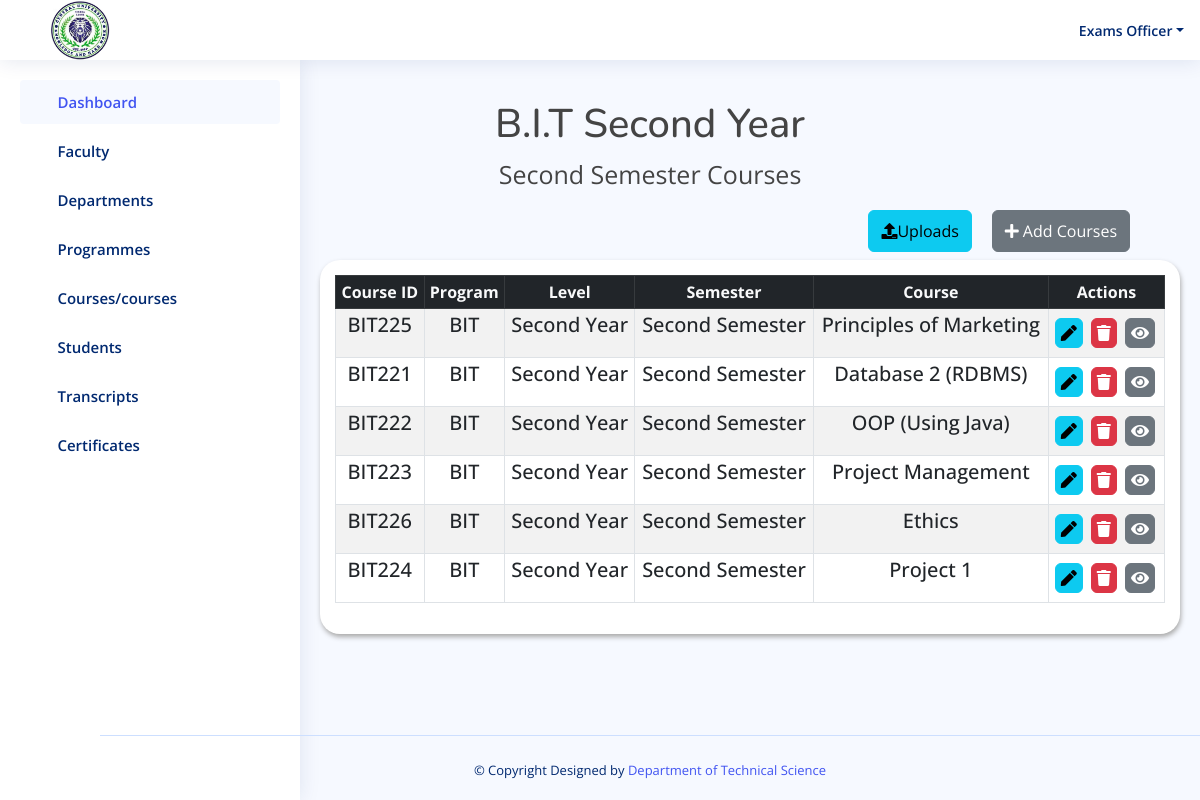
/result/bit_year2_second_semester/ (signed in), run on the app's committed database.
### result/models.py (models this page shows, shortened)
class bit_year2_semester2(models.Model):
    code = models.CharField(max_length=50, default='')
    program = models.ForeignKey(Program, on_delete=models.CASCADE)
    level = models.CharField(max_length=20, choices=YEAR2_LEVEL2)
    semester = models.CharField(max_length=20,choices=YEAR2_SEMESTER2)
    course = models.CharField(max_length=50)

class Program(models.Model):
    program = models.CharField(max_length=100)
    department = models.ForeignKey(Department, on_delete=models.CASCADE)
    def __str__(self):
        return self.program

### result/views.py (the view)
# urls.py: path('bit_year2_second_semester/', views.bit_year2_second_semester, name='bit_year2_second_semester'),
@login_required(login_url='login')
def bit_year2_second_semester(request):
    bit_yr2_sem2 = bit_year2_semester2.objects.all()
    if request.method == 'POST':
        form = BitCourseForm4(request.POST)
        if form.is_valid():
            course = form.cleaned_data['course']
            if bit_year2_semester2.objects.filter(course=course).exists():
                messages.error(request, f"'{course}' already exists!")
                return redirect('bit_year2_second_semester')  # Redirect back to the faculty page without saving the form
            form.save()
            messages.success(request, "Course has been added!")
            return redirect('bit_year2_second_semester')
    else:
        form = BitCourseForm4()
    return render(request, 'result/bit_year2_second_semester.html', {'bit_yr2_sem2': bit_yr2_sem2, 'form': form})

### templates/result/bit_year2_second_semester.html (shortened to what this page needs)
{% load static %}
<!DOCTYPE html>
<html lang="en">
<head>
  <link href="https://cdn.datatables.net/v/bs5/jszip-2.5.0/dt-1.13.4/b-2.3.6/b-html5-2.3.6/b-print-2.3.6/datatables.min.css" rel="stylesheet"/>
   <link rel="stylesheet" href="https://cdnjs.cloudflare.com/ajax/libs/font-awesome/5.15.4/css/all.min.css" />
  <link href="{% static 'assets/vendor/bootstrap/css/bootstrap.min.css' %}" rel="stylesheet">
  <link href="{% static 'assets/vendor/bootstrap-icons/bootstrap-icons.css' %}" rel="stylesheet">
  <link href="{% static 'assets/vendor/boxicons/css/boxicons.min.css' %}" rel="stylesheet">
  <link href="{% static 'assets/vendor/quill/quill.snow.css' %}" rel="stylesheet">
  <link href="{% static 'assets/vendor/quill/quill.bubble.css' %}" rel="stylesheet">
  <link href="{% static 'assets/vendor/remixicon/remixicon.css' %}" rel="stylesheet">
  <link href="{% static 'assets/vendor/simple-datatables/style.css' %}" rel="stylesheet">
  <link href="{% static 'assets/style.css'%}" rel="stylesheet">
  <link rel="stylesheet" href="{% static 'assets/css/result.css' %}">
</head>
<body>
 <header id="header" class="header fixed-top d-flex align-items-center">
  <div class="d-flex align-items-center justify-content-between">
    <img style="width: 60px; margin-left: -250px; margin-right: 50px; margin-top: 30px; margin-bottom:30px;"  src="{% static 'assets/img/cusl.jpeg' %}" alt="">
    <i class="bi bi-list toggle-sidebar-btn"></i>
  </div>
  <nav class="header-nav ms-auto">
    <ul class="d-flex align-items-center">
      <li class="nav-item dropdown pe-3">
        <a class="nav-link nav-profile d-flex align-items-center pe-0" href="#" data-bs-toggle="dropdown">
          <span class="d-none d-md-block dropdown-toggle ps-2">Exams Officer</span>
        </a>
      </li>
    </ul>
  </nav>
</header>
 <aside id="sidebar" class="sidebar">
  <ul class="sidebar-nav" id="sidebar-nav">
    <li class="nav-item">
      <a class="nav-link " href="{% url 'admin1' %}">
        <i class="bi bi-grid"></i>
        <span>Dashboard</span>
      </a>
    </li>
    <li class="nav-item">
      <a class="nav-link collapsed" data-bs-target="#components-nav" data-bs-toggle="collapse" href="#">
        <i class="bi bi-menu-button-wide"></i><span>Faculty</span><i class="bi bi-chevron-down ms-auto"></i>
      </a>
    </li>
    <li class="nav-item">
      <a class="nav-link collapsed" data-bs-target="#forms-nav" data-bs-toggle="collapse" href="#">
        <i class="bi bi-journal-text"></i><span>Departments</span><i class="bi bi-chevron-down ms-auto"></i>
      </a>
    </li>
    <li class="nav-item">
      <a class="nav-link collapsed" data-bs-target="#tables-nav" data-bs-toggle="collapse" href="#">
        <i class="bi bi-layout-text-window-reverse"></i><span>Programmes</span><i class="bi bi-chevron-down ms-auto"></i>
      </a>
    </li>
    <li class="nav-item">
      <a class="nav-link collapsed" data-bs-target="#charts-nav" data-bs-toggle="collapse" href="#">
        <i class="bi bi-bar-chart"></i><span>Courses/courses</span><i class="bi bi-chevron-down ms-auto"></i>
      </a>
    </li>
    <li class="nav-item">
      <a class="nav-link collapsed" data-bs-target="#icon-nav" data-bs-toggle="collapse" href="#">
        <i class="bi bi-person"></i><span>Students</span><i class="bi bi-chevron-down ms-auto"></i>
      </a>
    </li>
    <li class="nav-item">
      <a class="nav-link collapsed" data-bs-target="#iconnavi" data-bs-toggle="collapse" href="#">
        <i class="bi bi-person"></i><span>Transcripts</span><i class="bi bi-chevron-down ms-auto"></i>
      </a>
    </li>
    <li class="nav-item">
      <a class="nav-link collapsed" data-bs-target="#iconnav" data-bs-toggle="collapse" href="#">
        <i class="bi bi-person"></i><span>Certificates</span><i class="bi bi-chevron-down ms-auto"></i>
      </a>
    </li>
  </ul>
</aside>
    <div class="container" style="margin-top:100px;">
      <div class="col-md-12">
        <h1 class="text-center" style="margin-left:100px;">B.I.T Second Year</h1>
        <p class="text-center" style="margin-left:100px; font-size: 25px;">Second Semester Courses</p>
    </div>
        </div>
        <div class="row">
          <div class="col-md-12">
              <div class="d-flex justify-content-end">
                <a href="{% url 'upload_bit_course4' %}" class="btn btn-info btn mb-2  py-2"
                   style="margin-right:20px;" type="submit">
                  <i class="fa fa-upload" aria-hidden="true"></i>Uploads</a>
                  <a href="" class="btn btn-secondary btn mb-2  py-2"
                  data-bs-toggle="modal" data-bs-target="#exampleModal" style="margin-right:70px;">
                  <i class="fas fa-plus">&nbsp;</i>Add Courses</a>
              </div>
          </div>
      </div>
        <div class="row ml-5 pl-5">
            <div class="col-12">
                <div class="data_table" style="margin-left:320px; margin-right: 20px;">
                    <table id="example" class="table table-striped table-bordered table-sm" >
                        <thead class="table-dark text-center text-light">
                            <tr>
                                <th  class="text-center">Course ID</th>
                                <th  class="text-center">Program</th>
                                <th  class="text-center">Level</th>
                                <th  class="text-center">Semester</th>
                                <th  class="text-center">Course</th>
                                <th  class="text-center">Actions</th>
                            </tr>
                        </thead>
                        <tbody  class="text-center h5">
                          {% for obj in bit_yr2_sem2 %}
                            <tr>
                                <td>{{ obj.code }}</td>
                                <td>{{ obj.program }}</td>
                                <td>{{ obj.level }}</td>
                                <td>{{ obj.semester }}</td>
                                <td>{{ obj.course }}</td>
                                    <td>
                                        <a href="{% url 'edit_bit_year2_second_semester' obj.id %}" class="btn btn-info" title="Edit Patient">
                                            <i class="fas fa-pen"></i>
                                        </a>
                                        <a href="{% url 'delete_bit_year2_second_semester' obj.id %}"  class="btn btn-danger" title="Edit Patient">
                                            <i class="fas fa-trash"></i>
                                        </a>
                                        <a href="{% url 'view_bit_year2_second_semester' obj.id %}"  class="btn btn-secondary" title="Edit Patient">
                                            <i class="fas fa-eye"></i>
                                        </a>
                                    </td>
                            </tr>
                            {% endfor %}
                        </tbody>
                    </table>
                </div>
            </div>
        </div>
<footer id="footer" class="footer fixed-bottom" style="margin-left: 100px;">
  <div class="credits">
    &copy; Copyright  Designed by <a href="">Department of Technical Science</a>
  </div>
</footer>
</body>
</html>

### static/assets/style.css (style rules this page uses)
:root { scroll-behavior: smooth; }
body { font-family: "Open Sans", sans-serif; background: #f6f9ff; color: #444444; }
a { color: #4154f1; text-decoration: none; }
h1, h2, h3, h4, h5, h6 { font-family: "Nunito", sans-serif; }
.header { transition: all 0.5s; z-index: 997; height: 60px; box-shadow: 0px 2px 20px rgba(1, 41, 112, 0.1); background-color: #fff; padding-left: 20px; }
.header .toggle-sidebar-btn { font-size: 32px; padding-left: 10px; cursor: pointer; color: #012970; }
.header-nav ul { list-style: none; }
.header-nav>ul { margin: 0; padding: 0; }
.header-nav .nav-profile { color: #012970; }
.header-nav .nav-profile span { font-size: 14px; font-weight: 600; }
.sidebar { position: fixed; top: 60px; left: 0; bottom: 0; width: 300px; z-index: 996; transition: all 0.3s; padding: 20px; overflow-y: auto; scrollbar-width: thin; scrollbar-color: #aab7cf transparent; box-shadow: 0px 0px 20px rgba(1, 41, 112, 0.1); background-color: #fff; }
@media (min-width: 1200px) { #main, #footer { margin-left: 300px; } }
.sidebar-nav { padding: 0; margin: 0; list-style: none; }
.sidebar-nav li { padding: 0; margin: 0; list-style: none; }
.sidebar-nav .nav-item { margin-bottom: 5px; }
.sidebar-nav .nav-link { display: flex; align-items: center; font-size: 15px; font-weight: 600; color: #4154f1; transition: 0.3; background: #f6f9ff; padding: 10px 15px; border-radius: 4px; }
.sidebar-nav .nav-link i { font-size: 16px; margin-right: 10px; color: #4154f1; }
.sidebar-nav .nav-link.collapsed { color: #012970; background: #fff; }
.sidebar-nav .nav-link.collapsed i { color: #899bbd; }
.sidebar-nav .nav-link .bi-chevron-down { margin-right: 0; transition: transform 0.2s ease-in-out; }
.footer { padding: 20px 0; font-size: 14px; transition: all 0.3s; border-top: 1px solid #cddfff; }
.footer .credits { padding-top: 5px; text-align: center; font-size: 13px; color: #012970; }

### static/assets/css/result.css (style rules this page uses)
.data_table { background: #fff; padding: 15px; box-shadow: 1px 3px 5px #aaa; border-radius: 20px; }
.data_table .btn { padding: 2px 5px; margin: 5px 3px 5px 0; }

### data on the page
bit_year2_semester2: code "BIT225", program "BIT", level "Second Year", semester "Second Semester", course "Principles of Marketing"
bit_year2_semester2: code "BIT221", program "BIT", level "Second Year", semester "Second Semester", course "Database 2 (RDBMS)"
bit_year2_semester2: code "BIT222", program "BIT", level "Second Year", semester "Second Semester", course "OOP (Using Java)"
bit_year2_semester2: code "BIT223", program "BIT", level "Second Year", semester "Second Semester", course "Project Management"
bit_year2_semester2: code "BIT226", program "BIT", level "Second Year", semester "Second Semester", course "Ethics"
bit_year2_semester2: code "BIT224", program "BIT", level "Second Year", semester "Second Semester", course "Project 1"
